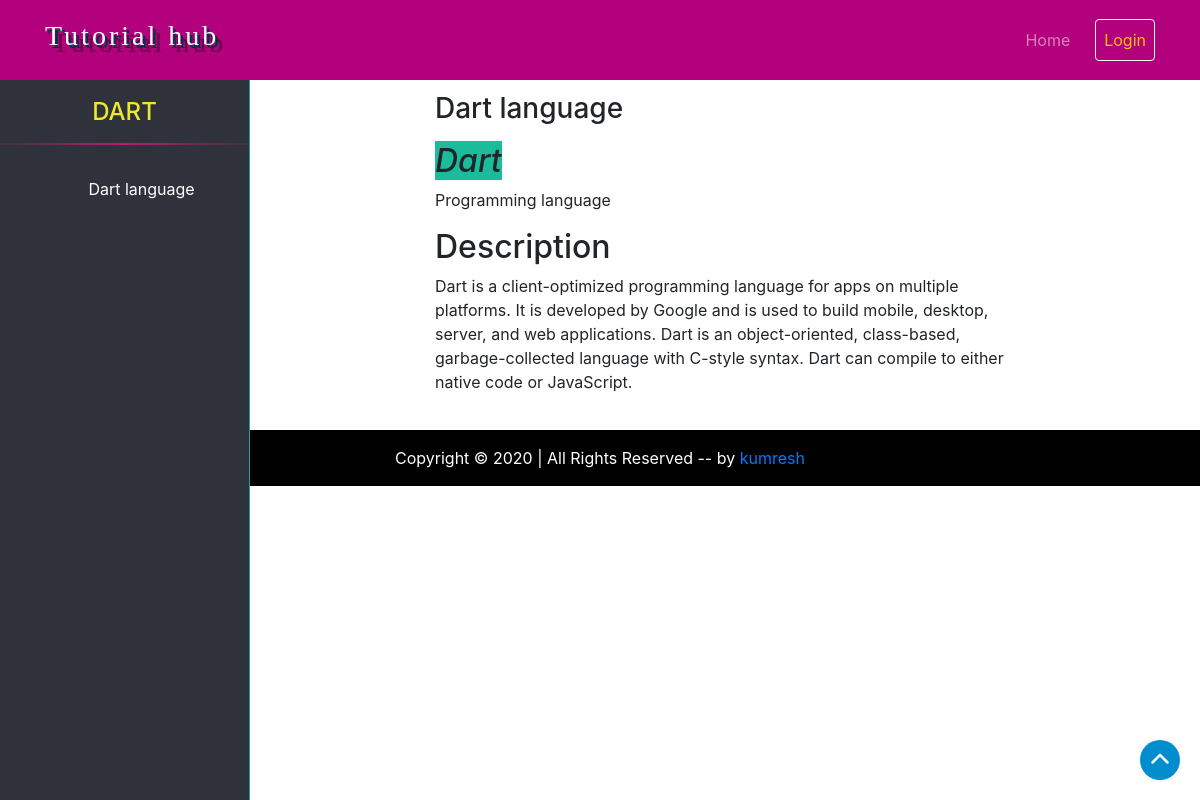
The page /category/dart/ on the database its author committed.
### program/models.py (models this page shows, shortened)
class Post(models.Model):
    title = models.CharField(max_length=70)
    slug = models.SlugField(unique = True, blank=True)
    content = RichTextField()
    category = models.ForeignKey(Category,on_delete=models.CASCADE,related_name='posts')
    date =  models.DateTimeField(auto_now_add=True)
    author = models.ForeignKey(User,on_delete= models.CASCADE)

### program/views.py (the view)
# urls.py: path('category/<slug:slug>/',PostView.as_view(),name="cat-detail"),
class PostView(ListView):
    model = Post
    paginate_by = 1
    template_name = 'program/blog.html'
    def get_context_data(self, **kwargs):
      slug = self.kwargs.get('slug')
      context = super(PostView, self).get_context_data(**kwargs)
      context['post'] = Post.objects.filter(category__slug = slug)
      context['slug'] = slug
      return context
    def get_queryset(self):
        return Post.objects.filter(category__slug = self.kwargs.get('slug')).order_by('id')

### program/templates/program/blog.html (shortened to what this page needs)
{% extends 'base.html' %}
{% load static %}
{% block style %}
<link href="{% static 'program/css/style.css' %}" rel="stylesheet">
{% endblock style %}
{% block sidebar %}
<div class="col-md-2 col-lg-4 col-sm-2">
  <div class="sidebar border-right border-info h-100">
    <center>
      <h4>{{slug|upper}}</h4>
    </center>
    <hr>
  {% if post %}
<nav class="nav flex-column text-center">
{% for po in post %}
    <a href="?page={{forloop.counter}}" class="nav-link">
    <i class="">
    </i><span>{{po.title}}</span></a>
    {% endfor %}
</nav>
    {% else %}
    not found
{% endif %}
  </div>
</div>
{% endblock sidebar %}
{% block content %}
<div class="content col-md-10 col-sm-10 col-lg-8">
<br>
  <div class="row">
    <div class="col-md-8 col-lg-10">
<div class=" bg-white rounded">
  <div class="card-body">
      {% if object_list %}
      <div class = "cardcontent">
      {% for po in object_list %}
          <h3 class= "title">{{ po.title|capfirst }}</h3>
          <p class= "content">{{ po.content|safe }}</p>
      {% endfor %}
        </div>
      {% else %}
  <div class="alert alert-primary text-center" role="alert">
  <p>No Record found in database</p>
      {% endif %}
  </div>
</div>
</div>
</div>
</div>
{% endblock content %}

### static/css/style.css (style rules this page uses)
html, button, input, select, textarea { color: #222; }

### program/static/program/css/style.css (style rules this page uses)
.sidebar { background: #2f323a; margin-top: 0px; padding-top: 50px; position: fixed; left: 0; overflow: auto; width: 250px; height: 100%; transition: 0.5s; transition-property: left; }
.sidebar h4 { color: rgb(236, 233, 42); margin-top: 0; }
.sidebar a { color: #fff; display: block; width: 100%; line-height: 40px; text-decoration: none; padding-left: 40px; box-sizing: border-box; transition: 0.5s; }
.sidebar i { padding-right: 10px; }
a.nav-link { color: rgb(255, 255, 255); }

### rows shown on the page
Post: title "Dart language", content "Dart Programming language Description Dart is a client-optimized programming language for apps on multiple platforms. It is developed by Google and is used to build mobile, desktop, server, and web applications. Dart is an object-oriented, class-based, garbage-collected language with C-style syntax. Dart can compile to either native code or JavaScript."

### other values the page prints
{{ slug|upper }} "DART"
